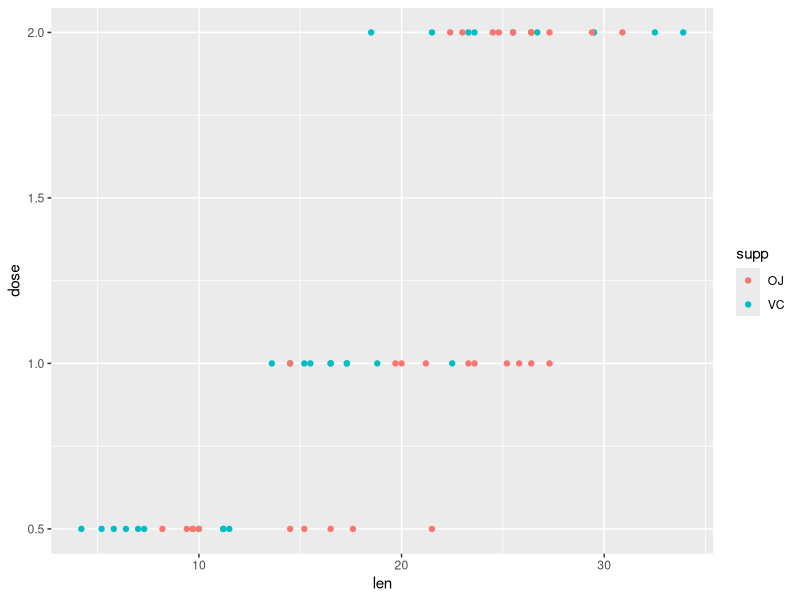
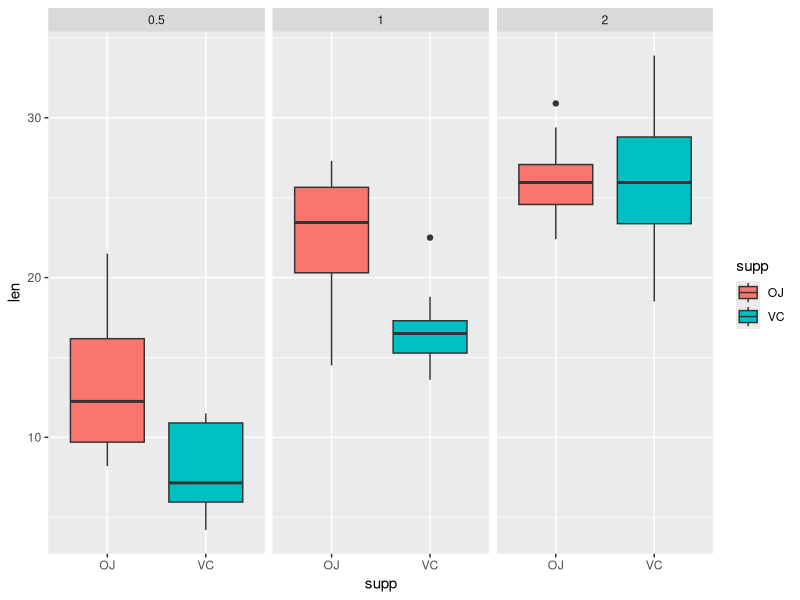

These figures' R source, in order: (Note: this script raises an error after producing the figures.)
## ---- chunk 1
library(ggplot2)
data(ToothGrowth)
## ---- chunk 2
p1 <- ggplot(aes(x=len, y = dose), data = ToothGrowth) 
p1 <- p1 + geom_point(aes(color = supp)) 
p1
## ---- chunk 3
p2 <- ggplot(aes(x = supp, y = len), data = ToothGrowth)
p2 <- p2 + geom_boxplot(aes(fill = supp)) 
p2 <- p2 + facet_wrap(~ dose)
p2
## ---- chunk 4

summary(ToothGrowth)
## ---- chunk 5

by(ToothGrowth$len, INDICES = list(ToothGrowth$supp, ToothGrowth$dose), summary)
## ---- chunk 6
testA <- t.test(len ~ supp, paired = F, var.equal = F, data = ToothGrowth)
testA$p.value
## ---- chunk 7
Dose12 <- subset(ToothGrowth, dose %in% c(0.5, 1.0))
Dose13 <- subset(ToothGrowth, dose %in% c(0.5, 2.0))
Dose23 <- subset(ToothGrowth, dose %in% c(1.0, 2.0))
## ---- chunk 8
testB1 <- t.test(len ~ dose, paired = F, var.equal = F, data = Dose12)
testB1
## ---- chunk 9
testB2 <- t.test(len ~ dose, paired = F, var.equal = F, data = Dose23)
testB2
## ---- chunk 10
testB3 <- t.test(len ~ dose, paired = F, var.equal = F, data = Dose13)
testB3
